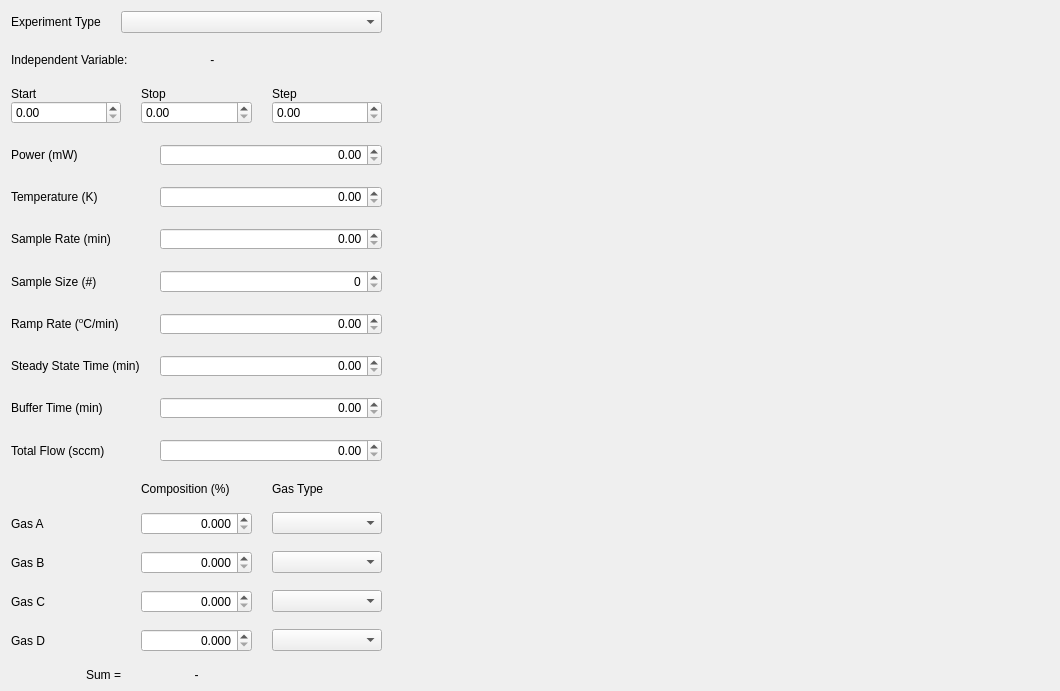
     <widget class="QWidget" name="tabExperimentDesign">
      <attribute name="title">
       <string>Experiment Design</string>
      </attribute>
      <widget class="QWidget" name="verticalLayoutWidget_2">
       <property name="geometry">
        <rect>
         <x>390</x>
         <y>10</y>
         <width>661</width>
         <height>671</height>
        </rect>
       </property>
       <layout class="QVBoxLayout" name="verticalLayout_8"/>
      </widget>
      <widget class="QWidget" name="">
       <property name="geometry">
        <rect>
         <x>11</x>
         <y>11</y>
         <width>371</width>
         <height>671</height>
        </rect>
       </property>
       <layout class="QVBoxLayout" name="verticalLayout">
        <property name="spacing">
         <number>20</number>
        </property>
        <item>
         <layout class="QFormLayout" name="formLayout_6">
          <property name="sizeConstraint">
           <enum>QLayout::SetMaximumSize</enum>
          </property>
          <property name="fieldGrowthPolicy">
           <enum>QFormLayout::AllNonFixedFieldsGrow</enum>
          </property>
          <property name="verticalSpacing">
           <number>9</number>
          </property>
          <item row="0" column="0">
           <widget class="QLabel" name="label_5">
            <property name="text">
             <string>Experiment Type</string>
            </property>
           </widget>
          </item>
          <item row="0" column="1">
           <widget class="QComboBox" name="expt_types"/>
          </item>
         </layout>
        </item>
        <item>
         <layout class="QHBoxLayout" name="horizontalLayout_9">
          <property name="sizeConstraint">
           <enum>QLayout::SetMaximumSize</enum>
          </property>
          <item>
           <widget class="QLabel" name="IndVar">
            <property name="maximumSize">
             <size>
              <width>16777215</width>
              <height>30</height>
             </size>
            </property>
            <property name="text">
             <string>Independent Variable:</string>
            </property>
           </widget>
          </item>
          <item>
           <widget class="QLabel" name="label_IndVar">
            <property name="text">
             <string> - </string>
            </property>
           </widget>
          </item>
         </layout>
        </item>
        <item>
         <layout class="QGridLayout" name="gridLayout_9">
          <property name="sizeConstraint">
           <enum>QLayout::SetMaximumSize</enum>
          </property>
          <property name="topMargin">
           <number>0</number>
          </property>
          <property name="verticalSpacing">
           <number>0</number>
          </property>
          <item row="1" column="2">
           <widget class="QDoubleSpinBox" name="IndVar_step">
            <property name="maximum">
             <double>1000.000000000000000</double>
            </property>
           </widget>
          </item>
          <item row="0" column="2">
           <widget class="QLabel" name="label_80">
            <property name="maximumSize">
             <size>
              <width>16777215</width>
              <height>30</height>
             </size>
            </property>
            <property name="text">
             <string>Step</string>
            </property>
           </widget>
          </item>
          <item row="0" column="1">
           <widget class="QLabel" name="label_79">
            <property name="maximumSize">
             <size>
              <width>16777215</width>
              <height>30</height>
             </size>
            </property>
            <property name="text">
             <string>Stop</string>
            </property>
           </widget>
          </item>
          <item row="1" column="0">
           <widget class="QDoubleSpinBox" name="IndVar_start">
            <property name="maximum">
             <double>1000.000000000000000</double>
            </property>
           </widget>
          </item>
          <item row="0" column="0">
           <widget class="QLabel" name="label_78">
            <property name="maximumSize">
             <size>
              <width>16777215</width>
              <height>30</height>
             </size>
            </property>
            <property name="text">
             <string>Start</string>
            </property>
           </widget>
          </item>
          <item row="1" column="1">
           <widget class="QDoubleSpinBox" name="IndVar_stop">
            <property name="maximum">
             <double>1000.000000000000000</double>
            </property>
           </widget>
          </item>
         </layout>
        </item>
        <item>
         <layout class="QFormLayout" name="formLayout_4">
          <property name="verticalSpacing">
           <number>20</number>
          </property>
          <item row="0" column="0">
           <widget class="QLabel" name="label_7">
            <property name="text">
             <string>Power (mW)</string>
            </property>
           </widget>
          </item>
          <item row="0" column="1">
           <widget class="QDoubleSpinBox" name="setPower">
            <property name="alignment">
             <set>Qt::AlignRight|Qt::AlignTrailing|Qt::AlignVCenter</set>
            </property>
            <property name="maximum">
             <double>2000.000000000000000</double>
            </property>
           </widget>
          </item>
          <item row="1" column="0">
           <widget class="QLabel" name="label_77">
            <property name="text">
             <string>Temperature (K)</string>
            </property>
           </widget>
          </item>
          <item row="1" column="1">
           <widget class="QDoubleSpinBox" name="setTemp">
            <property name="alignment">
             <set>Qt::AlignRight|Qt::AlignTrailing|Qt::AlignVCenter</set>
            </property>
            <property name="maximum">
             <double>723.000000000000000</double>
            </property>
           </widget>
          </item>
          <item row="2" column="0">
           <widget class="QLabel" name="label_8">
            <property name="text">
             <string>&lt;html&gt;&lt;head/&gt;&lt;body&gt;&lt;p&gt;Sample Rate (min)&lt;/p&gt;&lt;/body&gt;&lt;/html&gt;</string>
            </property>
           </widget>
          </item>
          <item row="2" column="1">
           <widget class="QDoubleSpinBox" name="setSampleRate">
            <property name="alignment">
             <set>Qt::AlignRight|Qt::AlignTrailing|Qt::AlignVCenter</set>
            </property>
           </widget>
          </item>
          <item row="3" column="0">
           <widget class="QLabel" name="label_9">
            <property name="text">
             <string>Sample Size (#)</string>
            </property>
           </widget>
          </item>
          <item row="3" column="1">
           <widget class="QSpinBox" name="setSampleSize">
            <property name="alignment">
             <set>Qt::AlignRight|Qt::AlignTrailing|Qt::AlignVCenter</set>
            </property>
           </widget>
          </item>
          <item row="4" column="0">
           <widget class="QLabel" name="label_10">
            <property name="text">
             <string>&lt;html&gt;&lt;head/&gt;&lt;body&gt;&lt;p&gt;Ramp Rate (&lt;span style=&quot; vertical-align:super;&quot;&gt;o&lt;/span&gt;C/min)&lt;/p&gt;&lt;/body&gt;&lt;/html&gt;</string>
            </property>
           </widget>
          </item>
          <item row="4" column="1">
           <widget class="QDoubleSpinBox" name="setRampRate">
            <property name="alignment">
             <set>Qt::AlignRight|Qt::AlignTrailing|Qt::AlignVCenter</set>
            </property>
           </widget>
          </item>
          <item row="6" column="0">
           <widget class="QLabel" name="label_11">
            <property name="text">
             <string>Buffer Time (min)</string>
            </property>
           </widget>
          </item>
          <item row="6" column="1">
           <widget class="QDoubleSpinBox" name="setBuffer">
            <property name="alignment">
             <set>Qt::AlignRight|Qt::AlignTrailing|Qt::AlignVCenter</set>
            </property>
           </widget>
          </item>
          <item row="7" column="0">
           <widget class="QLabel" name="label_15">
            <property name="text">
             <string>Total Flow (sccm)</string>
            </property>
           </widget>
          </item>
          <item row="7" column="1">
           <widget class="QDoubleSpinBox" name="setFlow">
            <property name="alignment">
             <set>Qt::AlignRight|Qt::AlignTrailing|Qt::AlignVCenter</set>
            </property>
            <property name="maximum">
             <double>50.000000000000000</double>
            </property>
            <property name="singleStep">
             <double>0.100000000000000</double>
            </property>
           </widget>
          </item>
          <item row="5" column="0">
           <widget class="QLabel" name="label_36">
            <property name="text">
             <string>Steady State Time (min)</string>
            </property>
           </widget>
          </item>
          <item row="5" column="1">
           <widget class="QDoubleSpinBox" name="setTSteady">
            <property name="alignment">
             <set>Qt::AlignRight|Qt::AlignTrailing|Qt::AlignVCenter</set>
            </property>
           </widget>
          </item>
         </layout>
        </item>
        <item>
         <layout class="QGridLayout" name="gridLayout_2">
          <property name="verticalSpacing">
           <number>16</number>
          </property>
          <item row="4" column="1">
           <widget class="QDoubleSpinBox" name="setGasDComp">
            <property name="alignment">
             <set>Qt::AlignRight|Qt::AlignTrailing|Qt::AlignVCenter</set>
            </property>
            <property name="decimals">
             <number>3</number>
            </property>
            <property name="maximum">
             <double>100.000000000000000</double>
            </property>
            <property name="singleStep">
             <double>0.010000000000000</double>
            </property>
           </widget>
          </item>
          <item row="4" column="0">
           <widget class="QLabel" name="label_19">
            <property name="text">
             <string>Gas D</string>
            </property>
           </widget>
          </item>
          <item row="4" column="2">
           <widget class="QComboBox" name="setGasDType"/>
          </item>
          <item row="0" column="1">
           <widget class="QLabel" name="label_16">
            <property name="text">
             <string>Composition (%)</string>
            </property>
           </widget>
          </item>
          <item row="3" column="1">
           <widget class="QDoubleSpinBox" name="setGasCComp">
            <property name="alignment">
             <set>Qt::AlignRight|Qt::AlignTrailing|Qt::AlignVCenter</set>
            </property>
            <property name="decimals">
             <number>3</number>
            </property>
            <property name="maximum">
             <double>100.000000000000000</double>
            </property>
            <property name="singleStep">
             <double>0.010000000000000</double>
            </property>
           </widget>
          </item>
          <item row="1" column="1">
           <widget class="QDoubleSpinBox" name="setGasAComp">
            <property name="alignment">
             <set>Qt::AlignRight|Qt::AlignTrailing|Qt::AlignVCenter</set>
            </property>
            <property name="decimals">
             <number>3</number>
            </property>
            <property name="maximum">
             <double>100.000000000000000</double>
            </property>
            <property name="singleStep">
             <double>0.010000000000000</double>
            </property>
           </widget>
          </item>
          <item row="0" column="2">
           <widget class="QLabel" name="label_17">
            <property name="text">
             <string>Gas Type</string>
            </property>
           </widget>
          </item>
          <item row="1" column="2">
           <widget class="QComboBox" name="setGasAType"/>
          </item>
          <item row="3" column="2">
           <widget class="QComboBox" name="setGasCType"/>
          </item>
          <item row="2" column="2">
           <widget class="QComboBox" name="setGasBType"/>
          </item>
          <item row="3" column="0">
           <widget class="QLabel" name="label_14">
            <property name="text">
             <string>Gas C</string>
            </property>
           </widget>
          </item>
          <item row="1" column="0">
           <widget class="QLabel" name="label_12">
            <property name="text">
             <string>Gas A</string>
            </property>
           </widget>
          </item>
          <item row="2" column="1">
           <widget class="QDoubleSpinBox" name="setGasBComp">
            <property name="alignment">
             <set>Qt::AlignRight|Qt::AlignTrailing|Qt::AlignVCenter</set>
            </property>
            <property name="decimals">
             <number>3</number>
            </property>
            <property name="maximum">
             <double>100.000000000000000</double>
            </property>
            <property name="singleStep">
             <double>0.010000000000000</double>
            </property>
           </widget>
          </item>
          <item row="2" column="0">
           <widget class="QLabel" name="label_13">
            <property name="text">
             <string>Gas B</string>
            </property>
           </widget>
          </item>
          <item row="5" column="0">
           <widget class="QLabel" name="label_32">
            <property name="text">
             <string>Sum =</string>
            </property>
            <property name="alignment">
             <set>Qt::AlignRight|Qt::AlignTrailing|Qt::AlignVCenter</set>
            </property>
           </widget>
          </item>
          <item row="5" column="1">
           <widget class="QLabel" name="designCompSum">
            <property name="text">
             <string>-</string>
            </property>
            <property name="alignment">
             <set>Qt::AlignCenter</set>
            </property>
           </widget>
          </item>
         </layout>
        </item>
       </layout>
      </widget>
     </widget>
